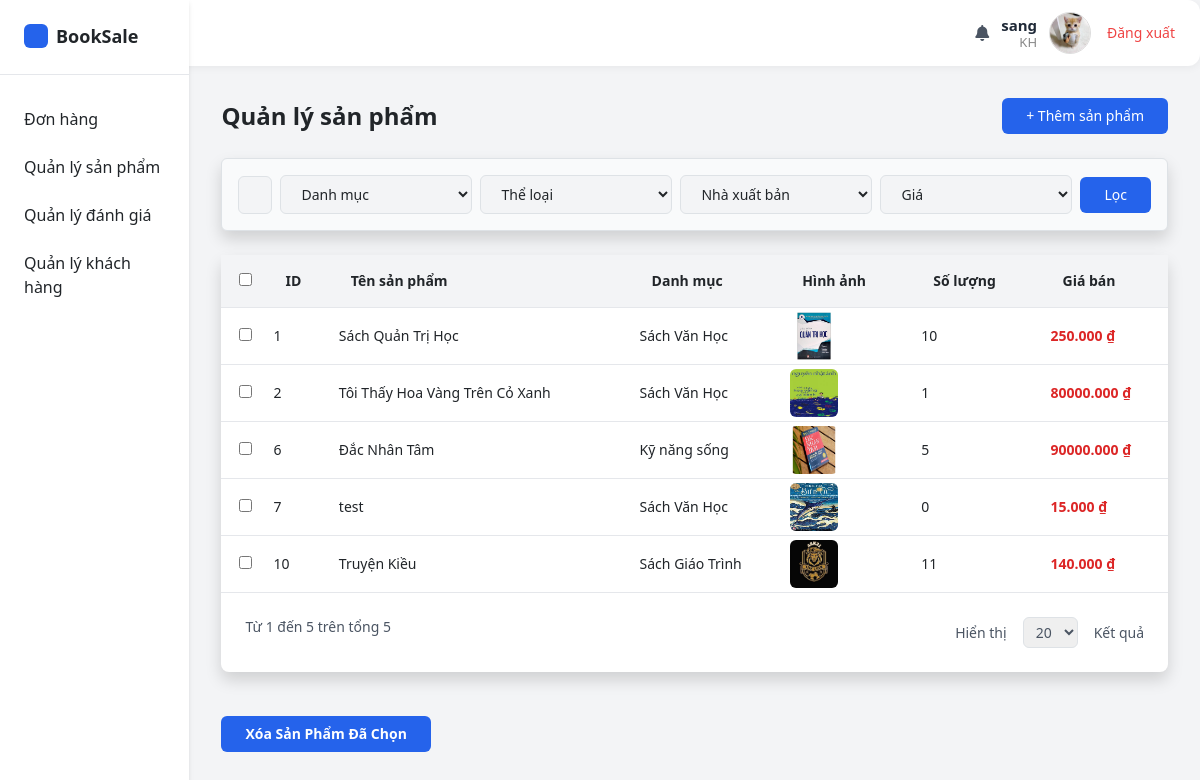
Before: /emp/product (signed in) with the older database file.
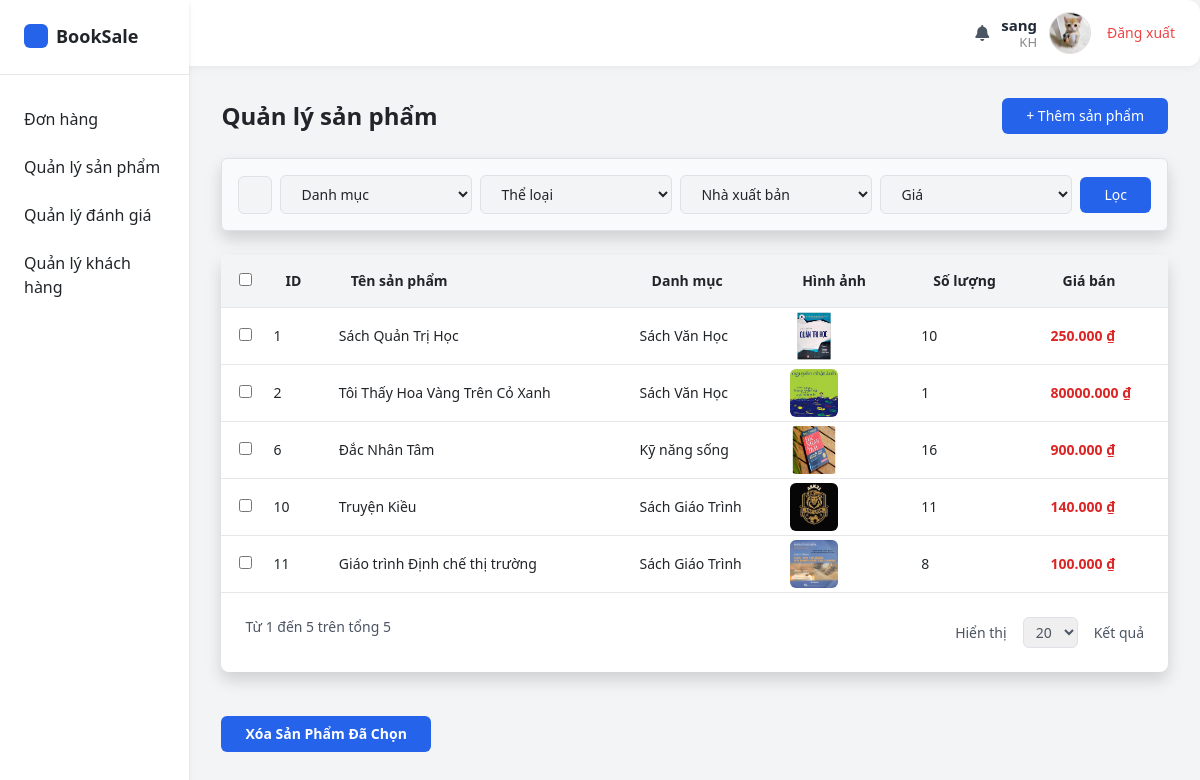
After: the same page with the newer database file.
### booksale_app/models.py (models this page shows, shortened)
class Product(models.Model):
    product_name = models.CharField(
        max_length = 255,
        blank=False, null=False,
        help_text = "Tên sản phẩm"
    )
    description = models.TextField(
        blank=False, null=False,
        help_text = "Mô tả"
    )
    image = models.ImageField(upload_to='products/', null=True, blank=True)
    cost_price = models.DecimalField(
        max_digits=10,
        decimal_places=3
    )
    sell_price = models.DecimalField(
        max_digits=10,
        decimal_places=3
    )
    quantity = models.PositiveIntegerField(default=0)
    publisher = models.ForeignKey(
        Publisher,
        on_delete=models.CASCADE
    )
    category = models.ForeignKey(
        Category,
        on_delete=models.CASCADE
    )
    genre = models.ManyToManyField(
        'Genre',
        through="Genre_Item")
    cart = models.ManyToManyField(
        'Cart',
        through='Cart_Item'
    )
    order = models.ManyToManyField(
        'Order',
         through="Order_Item"
    )

class Category(models.Model):
    category_name = models.CharField(
        max_length = 255,
        blank=False, null=False,
        help_text = "Tên danh mục"
    )
    description = models.TextField(
        blank=False, null=False,
        help_text = "Mô tả"
    )
    created_at = models.DateTimeField(
        auto_now_add=True
    )
    updated_at = models.DateTimeField(
        auto_now_add=True
    )

### booksale_app/views/admin_view/sanpham.py (the view)
# urls.py: path('emp/product', views.product_list, name='product_list'),
@login_required(login_url='login')
def product_list(request):
    products = Product.objects.all()
    categories = Category.objects.all()
    genres = Genre.objects.all()
    publishers = Publisher.objects.all()
    search = request.GET.get('search', '')
    if search:
        products = products.filter(product_name__icontains=search)
    category = request.GET.get('category', '')
    if category:
        products = products.filter(category_id=category)
    genre = request.GET.get('genre', '')
    if genre:
        products = products.filter(genre__id=genre)
    publisher = request.GET.get('publisher', '')
    if publisher:
        products = products.filter(publisher_id=publisher)
    price_range = request.GET.get('price_range')
    if price_range == "1":
        products = products.filter(sell_price__lt=100000)
    elif price_range == "2":
        products = products.filter(sell_price__gte=100000, sell_price__lte=200000)
    elif price_range == "3":
        products = products.filter(sell_price__gt=200000)
    context = {
        'products': products,
        'categories': categories,
        'genres': genres,
        'publishers': publishers,
    }
    return render(request, 'admin_temp/product/product_list.html', context)

### booksale_app/context_processors.py (called while the page is built)
def categories_and_cart(request):
    context = {
        'categories': Category.objects.all()[:3],  # Lấy 3 categories đầu tiên cho menu
        'cart_count': 0
    }
    if request.user.is_authenticated:
        try:
            customer = Customer.objects.get(user=request.user)
            cart = Cart.objects.filter(customer=customer).first()
            if cart:
                cart_count = Cart_Item.objects.filter(cart=cart).aggregate(
                    total=Sum('quantity')
                )['total'] or 0
                context['cart_count'] = int(cart_count) if cart_count else 0
        except (Customer.DoesNotExist, AttributeError):
            context['cart_count'] = 0
    return context

def global_user_context(request):
    user = request.user
    is_kh = False
    role = None
    if user.is_authenticated:
        is_kh = user.groups.filter(name="KH").exists()
        if user.groups.filter(name="NVBH").exists():
            role = "NVBH"
        elif user.groups.filter(name="NVTK").exists():
            role = "NVTK"
    return {
        "is_kh": is_kh,
        "role": role,
    }

### booksale_app/templates/admin_temp/product/product_list.html (shortened to what the changed rows need)
{% extends "admin_temp/admin_base.html" %}
{% load static %}
{% block content %}
<main class="flex-1 p-8 text-sm">
    <div class="flex justify-between items-center mb-4">
        <h1 class="text-2xl font-semibold">Quản lý sản phẩm</h1>
    </div>
    <form method="POST" action="{% url 'product_bulk_delete' %}">
        <div class="bg-white shadow rounded-lg w-full">
            <table class="w-full text-left">
                <thead>
                    <tr class="bg-gray-100 border-b">
                        <th class="p-3 w-12 text-center">
                            <input type="checkbox" id="select_all_products">
                        </th>
                        <th class="p-3">ID</th>
                        <th class="p-3">Tên sản phẩm</th>
                        <th class="p-3">Danh mục</th>
                        <th class="p-3">Hình ảnh</th>
                        <th class="p-3">Số lượng</th>
                        <th class="p-3">Giá bán</th>
                    </tr>
                </thead>
                <tbody>
                    {% for p in products %}
                    <tr class="border-b hover:bg-gray-50">
                        <td class="p-1 text-center">
                            <input type="checkbox" name="product_ids" value="{{ p.id }}" class="product-checkbox">
                        </td>
                        <td class="p-1 cursor-pointer" onclick="window.location.href='{% url 'product_detail' p.id %}'">{{ p.id }}</td>
                        <td class="p-1 cursor-pointer" onclick="window.location.href='{% url 'product_detail' p.id %}'">{{ p.product_name }}</td>
                        <td class="p-1 cursor-pointer" onclick="window.location.href='{% url 'product_detail' p.id %}'">{{ p.category.category_name }}</td>
                        <td class="p-1 cursor-pointer" onclick="window.location.href='{% url 'product_detail' p.id %}'">
                            {% if p.image %}
                                <img src="{{ p.image.url }}" class="w-12 h-12 rounded" />
                            {% else %}
                                <img src="{% static 'images/default.png' %}" class="w-12 h-12 rounded" />
                            {% endif %}
                        </td>
                        <td class="p-1 cursor-pointer" onclick="window.location.href='{% url 'product_detail' p.id %}'">{{ p.quantity }}</td>
                        <td class="p-1 text-red-600 font-semibold cursor-pointer" onclick="window.location.href='{% url 'product_detail' p.id %}'">{{ p.sell_price }} ₫</td>
                    </tr>
                    {% empty %}
                    <tr>
                        <td colspan="7" class="text-center p-4 text-gray-500">Chưa có sản phẩm nào.</td>
                    </tr>
                    {% endfor %}
                </tbody>
            </table>
        </div>
        <br>
    </form>
</main>
{% endblock %}

Changed rows visible on the page:
removed Product: id "7", product_name "test", category.category_name "Sách Văn Học", image (picture), quantity "0", sell_price "15.000"
changed Product "Đắc Nhân Tâm": quantity "5" → "16"; sell_price "90000.000" → "900.000"
added Product: id "11", product_name "Giáo trình Định chế thị trường", category.category_name "Sách Giáo Trình", image (picture), quantity "8", sell_price "100.000"
